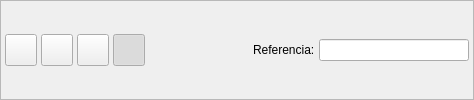
      <widget class="QFrame" name="frame_3">
       <property name="sizePolicy">
        <sizepolicy hsizetype="Expanding" vsizetype="Fixed">
         <horstretch>0</horstretch>
         <verstretch>0</verstretch>
        </sizepolicy>
       </property>
       <property name="frameShape">
        <enum>QFrame::StyledPanel</enum>
       </property>
       <property name="frameShadow">
        <enum>QFrame::Raised</enum>
       </property>
       <layout class="QHBoxLayout">
        <property name="spacing">
         <number>4</number>
        </property>
        <property name="margin">
         <number>4</number>
        </property>
        <item>
         <widget class="QToolButton" name="mui_guardar">
          <property name="minimumSize">
           <size>
            <width>32</width>
            <height>32</height>
           </size>
          </property>
          <property name="maximumSize">
           <size>
            <width>32</width>
            <height>32</height>
           </size>
          </property>
          <property name="toolTip">
           <string>Guardar ticket</string>
          </property>
          <property name="whatsThis">
           <string>Guardar albaran</string>
          </property>
          <property name="text">
           <string/>
          </property>
          <property name="icon">
           <iconset resource="../../../bulmages.qrc">
            <normaloff>:/Images/edit-save.png</normaloff>:/Images/edit-save.png</iconset>
          </property>
          <property name="iconSize">
           <size>
            <width>22</width>
            <height>22</height>
           </size>
          </property>
         </widget>
        </item>
        <item>
         <widget class="QToolButton" name="mui_borrar">
          <property name="minimumSize">
           <size>
            <width>32</width>
            <height>32</height>
           </size>
          </property>
          <property name="maximumSize">
           <size>
            <width>32</width>
            <height>32</height>
           </size>
          </property>
          <property name="toolTip">
           <string>Borrar ticket</string>
          </property>
          <property name="whatsThis">
           <string>Borrar ticket</string>
          </property>
          <property name="text">
           <string/>
          </property>
          <property name="icon">
           <iconset resource="../../../bulmages.qrc">
            <normaloff>:/Images/edit-delete.png</normaloff>:/Images/edit-delete.png</iconset>
          </property>
          <property name="iconSize">
           <size>
            <width>22</width>
            <height>22</height>
           </size>
          </property>
         </widget>
        </item>
        <item>
         <widget class="QToolButton" name="mui_imprimir">
          <property name="minimumSize">
           <size>
            <width>32</width>
            <height>32</height>
           </size>
          </property>
          <property name="maximumSize">
           <size>
            <width>32</width>
            <height>32</height>
           </size>
          </property>
          <property name="toolTip">
           <string>Imprimir ticket</string>
          </property>
          <property name="whatsThis">
           <string>Imprimir ticket</string>
          </property>
          <property name="text">
           <string/>
          </property>
          <property name="icon">
           <iconset resource="../../../bulmages.qrc">
            <normaloff>:/Images/document-print.png</normaloff>:/Images/document-print.png</iconset>
          </property>
          <property name="iconSize">
           <size>
            <width>22</width>
            <height>22</height>
           </size>
          </property>
         </widget>
        </item>
        <item>
         <widget class="QToolButton" name="mui_detalles">
          <property name="minimumSize">
           <size>
            <width>32</width>
            <height>32</height>
           </size>
          </property>
          <property name="maximumSize">
           <size>
            <width>32</width>
            <height>32</height>
           </size>
          </property>
          <property name="toolTip">
           <string>Mostrar/ocultar cabecera</string>
          </property>
          <property name="whatsThis">
           <string>Mostrar/ocultar cabecera</string>
          </property>
          <property name="text">
           <string/>
          </property>
          <property name="icon">
           <iconset resource="../../../bulmages.qrc">
            <normaloff>:/Images/edit-find.png</normaloff>:/Images/edit-find.png</iconset>
          </property>
          <property name="iconSize">
           <size>
            <width>22</width>
            <height>22</height>
           </size>
          </property>
          <property name="checkable">
           <bool>true</bool>
          </property>
          <property name="checked">
           <bool>true</bool>
          </property>
         </widget>
        </item>
        <item>
         <spacer>
          <property name="orientation">
           <enum>Qt::Horizontal</enum>
          </property>
          <property name="sizeType">
           <enum>QSizePolicy::Expanding</enum>
          </property>
          <property name="sizeHint" stdset="0">
           <size>
            <width>50</width>
            <height>30</height>
           </size>
          </property>
         </spacer>
        </item>
        <item>
         <widget class="QFrame" name="mui_plugbotones">
          <property name="sizePolicy">
           <sizepolicy hsizetype="Expanding" vsizetype="Preferred">
            <horstretch>0</horstretch>
            <verstretch>0</verstretch>
           </sizepolicy>
          </property>
          <property name="frameShape">
           <enum>QFrame::NoFrame</enum>
          </property>
          <property name="frameShadow">
           <enum>QFrame::Plain</enum>
          </property>
          <property name="lineWidth">
           <number>0</number>
          </property>
         </widget>
        </item>
        <item>
         <spacer>
          <property name="orientation">
           <enum>Qt::Horizontal</enum>
          </property>
          <property name="sizeType">
           <enum>QSizePolicy::Expanding</enum>
          </property>
          <property name="sizeHint" stdset="0">
           <size>
            <width>50</width>
            <height>30</height>
           </size>
          </property>
         </spacer>
        </item>
        <item>
         <widget class="QLabel" name="label5">
          <property name="sizePolicy">
           <sizepolicy hsizetype="Preferred" vsizetype="Fixed">
            <horstretch>0</horstretch>
            <verstretch>0</verstretch>
           </sizepolicy>
          </property>
          <property name="text">
           <string>Referencia:</string>
          </property>
          <property name="buddy">
           <cstring>mui_refalbaran</cstring>
          </property>
         </widget>
        </item>
        <item>
         <widget class="BfBuscarReferencia" name="mui_refalbaran">
          <property name="minimumSize">
           <size>
            <width>150</width>
            <height>0</height>
           </size>
          </property>
          <property name="maximumSize">
           <size>
            <width>150</width>
            <height>16777215</height>
           </size>
          </property>
         </widget>
        </item>
       </layout>
      </widget>
